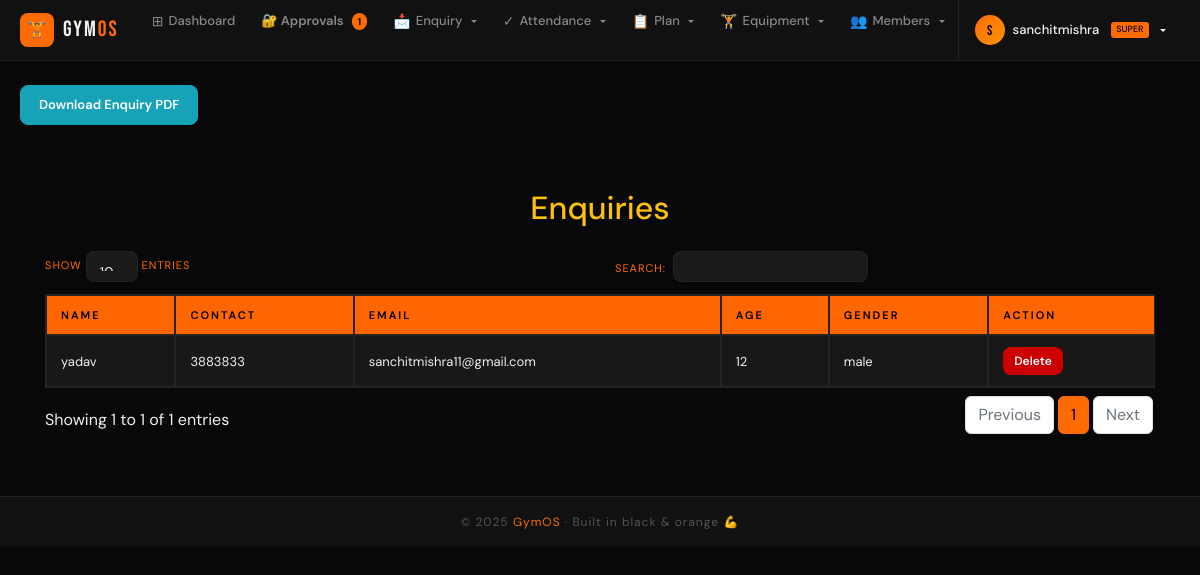
/view_enquiry/ (signed in), run on the app's committed database.
### djangogym1/models.py (models this page shows, shortened)
class Enquiry(models.Model):
    user = models.ForeignKey(User, on_delete=models.CASCADE, null=True, blank=True, related_name='enquiries')
    name = models.CharField(max_length=100)
    contact = models.CharField(max_length=10)
    email = models.EmailField(max_length=60)
    age = models.IntegerField()
    gender = models.CharField(max_length=11)

### djangogym1/views.py (the view)
# urls.py: path('view_enquiry/', views.View_Enquiry, name='view_enquiry'),
def View_Enquiry(request):
    if not request.user.is_staff:
        return redirect('login')
    enq = Enquiry.objects.filter(user=request.user)
    return render(request, 'view_enquiry.html', {'enq': enq})

### djangogym1/context_processors.py (called while the page is built)
def pending_count(request):
    if request.user.is_authenticated and request.user.is_superuser:
        count = AdminProfile.objects.filter(is_approved=False).count()
        return {'pending_count': count}
    return {'pending_count': 0}

### djangogym1/templates/view_enquiry.html (shortened to what this page needs)
{% extends 'navigationbar.html' %}
{% block body %}
<a href="{% url 'download_enquiry_pdf' %}" class="btn btn-info mb-3">
    Download Enquiry PDF
</a>
<div class="container mt-5">
    <h2 class="text-center text-warning mb-4">Enquiries</h2>
    <table id="enquiryTable" class="table table-bordered table-hover">
        <thead class="thead-dark">
            <tr>
                <th>Name</th>
                <th>Contact</th>
                <th>Email</th>
                <th>Age</th>
                <th>Gender</th>
                <th>Action</th>
            </tr>
        </thead>
        <tbody>
            {% for e in enq %}
            <tr>
                <td>{{ e.name }}</td>
                <td>{{ e.contact }}</td>
                <td>{{ e.email }}</td>
                <td>{{ e.age }}</td>
                <td>{{ e.gender }}</td>
                <td>
                    <a href="{% url 'delete_enquiry' e.id %}" class="btn btn-sm btn-danger">
                        Delete
                    </a>
                </td>
            </tr>
            {% endfor %}
        </tbody>
    </table>
</div>
<link rel="stylesheet" href="https://cdn.datatables.net/1.13.6/css/dataTables.bootstrap4.min.css">
{% endblock %}

### djangogym1/templates/navigationbar.html (shortened to what this page needs)
<!doctype html>
<html lang="en">
<head>
    {% load static %}
    <link rel="stylesheet" href="https://cdn.jsdelivr.net/npm/bootstrap@4.6.2/dist/css/bootstrap.min.css">
</head>
<body>
<nav class="gymos-nav">
    <div class="nav-inner">
        <a class="nav-brand" href="{% if request.user.is_staff %}{% url 'home' %}{% else %}{% url 'homepage' %}{% endif %}">
            <div class="brand-icon">🏋️</div>
            <div class="brand-text">Gym<span>OS</span></div>
        </a>
        {% if request.user.is_authenticated and request.user.is_staff %}
        <ul class="nav-links">
            <li>
                <a class="nav-link {% if request.path == '/home/' %}active{% endif %}" href="{% url 'home' %}">
                    <span class="nav-icon">⊞</span> Dashboard
                </a>
            </li>
            {% if request.user.is_superuser %}
            <li>
                <a class="nav-link approval-link" href="{% url 'approve_admins' %}">
                    🔐 Approvals
                    {% if pending_count %}<span class="ap-badge-dot">{{ pending_count }}</span>{% endif %}
                </a>
            </li>
            {% endif %}
            <li class="dropdown">
                <a class="nav-link dropdown-toggle" href="#" data-toggle="dropdown"><span class="nav-icon">📩</span> Enquiry</a>
            </li>
            <li class="dropdown">
                <a class="nav-link dropdown-toggle" href="#" data-toggle="dropdown"><span class="nav-icon">✓</span> Attendance</a>
            </li>
            <li class="dropdown">
                <a class="nav-link dropdown-toggle" href="#" data-toggle="dropdown"><span class="nav-icon">📋</span> Plan</a>
            </li>
            <li class="dropdown">
                <a class="nav-link dropdown-toggle" href="#" data-toggle="dropdown"><span class="nav-icon">🏋</span> Equipment</a>
            </li>
            <li class="dropdown">
                <a class="nav-link dropdown-toggle" href="#" data-toggle="dropdown"><span class="nav-icon">👥</span> Members</a>
            </li>
        </ul>
        <div class="nav-user-area">
            <div class="dropdown">
                <button class="user-btn dropdown-toggle" data-toggle="dropdown">
                    <div class="user-avatar">{{ request.user.username|first|upper }}</div>
                    <span class="user-name">{{ request.user.username }}</span>
                    {% if request.user.is_superuser %}<span class="super-pill">SUPER</span>{% endif %}
                </button>
            </div>
        </div>
        {% endif %}
    </div>
</nav>
<div class="page-wrap">
    {% block body %}{% endblock %}
</div>
<footer class="gymos-footer">
    © 2025 <span>GymOS</span> · Built in black & orange 💪
</footer>
</body>
</html>

### data on the page
Enquiry: name "yadav", contact "3883833", email "sanchitmishra11@gmail.com", age "12", gender "male"

### other printed values
{{ pending_count }} "1"
{{ request.user.username|first|upper }} "S"
{{ request.user.username }} "sanchitmishra"
